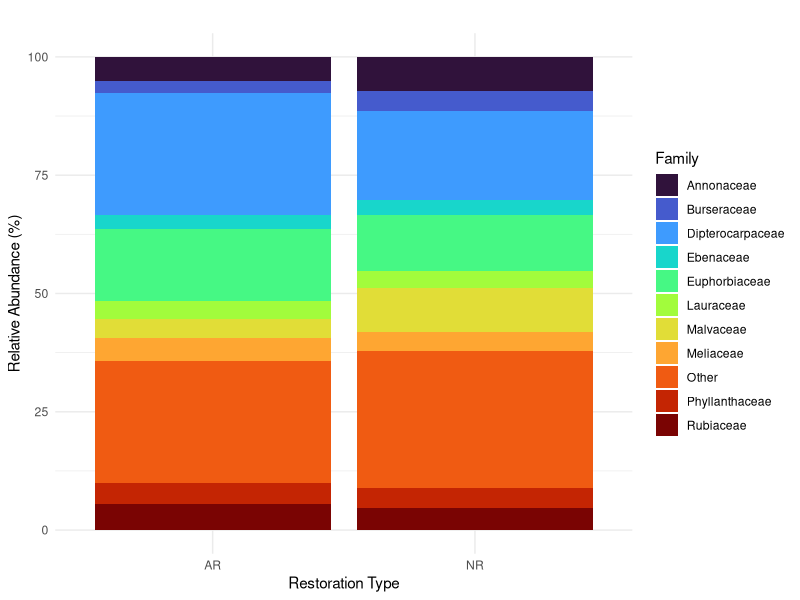
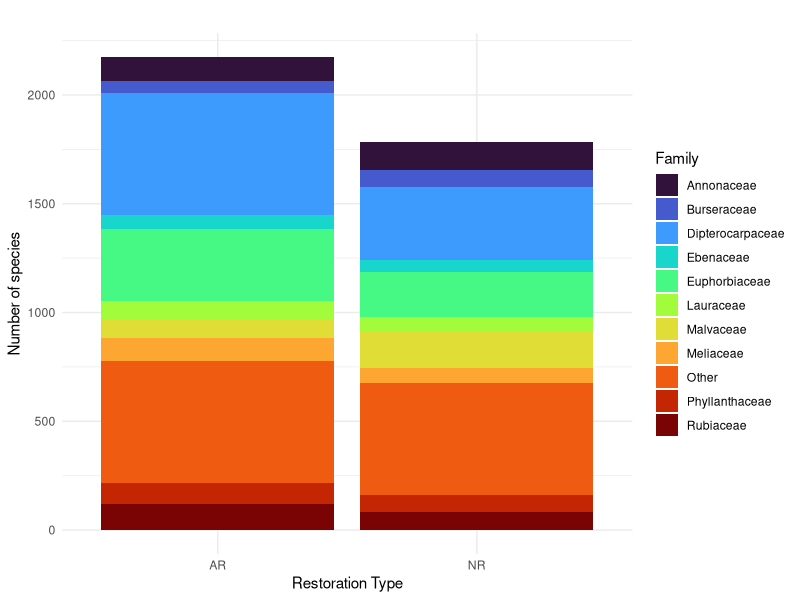

The R source for these figures, in order:
## ---- chunk 1
library(here)
library(dplyr)
library(ggplot2)
## ---- chunk 2
CP_plots_clean <- read.csv(here("species list data", "CP plots clean.csv"))
## ---- chunk 3
# Step 1: Get top 10 families by total species count (across AR + NR)
top_families <- CP_plots_clean %>%
  group_by(family) %>%
  summarise(total_count = sum(count, na.rm = TRUE)) %>%
  arrange(desc(total_count)) %>%
  slice_head(n = 10) %>%
  pull(family)

#collapse other families into 'other'
CP_plots_top_families <- CP_plots_clean %>%
  mutate(family_grouped = ifelse(family %in% top_families, family, "Other"))

#summarise relative abundance per family_grouped and restoration type
summary_data <- CP_plots_top_families %>%
  group_by(restoration, family_grouped) %>%
  summarise(total_abundance = sum(relative_abundance_percent, na.rm = TRUE), .groups = "drop")

#plot the data
ggplot(summary_data, aes(x = restoration, y = total_abundance, fill = family_grouped)) +
  geom_bar(stat = "identity", position = "stack") +
  scale_fill_viridis_d(option = "turbo") +
  labs(
    x = "Restoration Type",
    y = "Relative Abundance (%)",
    fill = "Family",
    title = ""
  ) +
  theme_minimal() +
  theme(axis.text.x = element_text(angle = 0, hjust = 0.5))
## ---- chunk 4
#now I want to plot the actual number of species in the two sites, from the top 10 families
summary_data_counts <- CP_plots_top_families %>%
  group_by(restoration, family_grouped) %>%
  summarise(total_species_count = sum(count, na.rm = TRUE), .groups = "drop")

ggplot(summary_data_counts, aes(x = restoration, y = total_species_count, fill = family_grouped)) +
  geom_bar(stat = "identity", position = "stack") +
  scale_fill_viridis_d(option = "turbo") +
  labs(
    x = "Restoration Type",
    y = "Number of species",
    fill = "Family",
    title = ""
  ) +
  theme_minimal() +
  theme(axis.text.x = element_text(angle = 0, hjust = 0.5))
